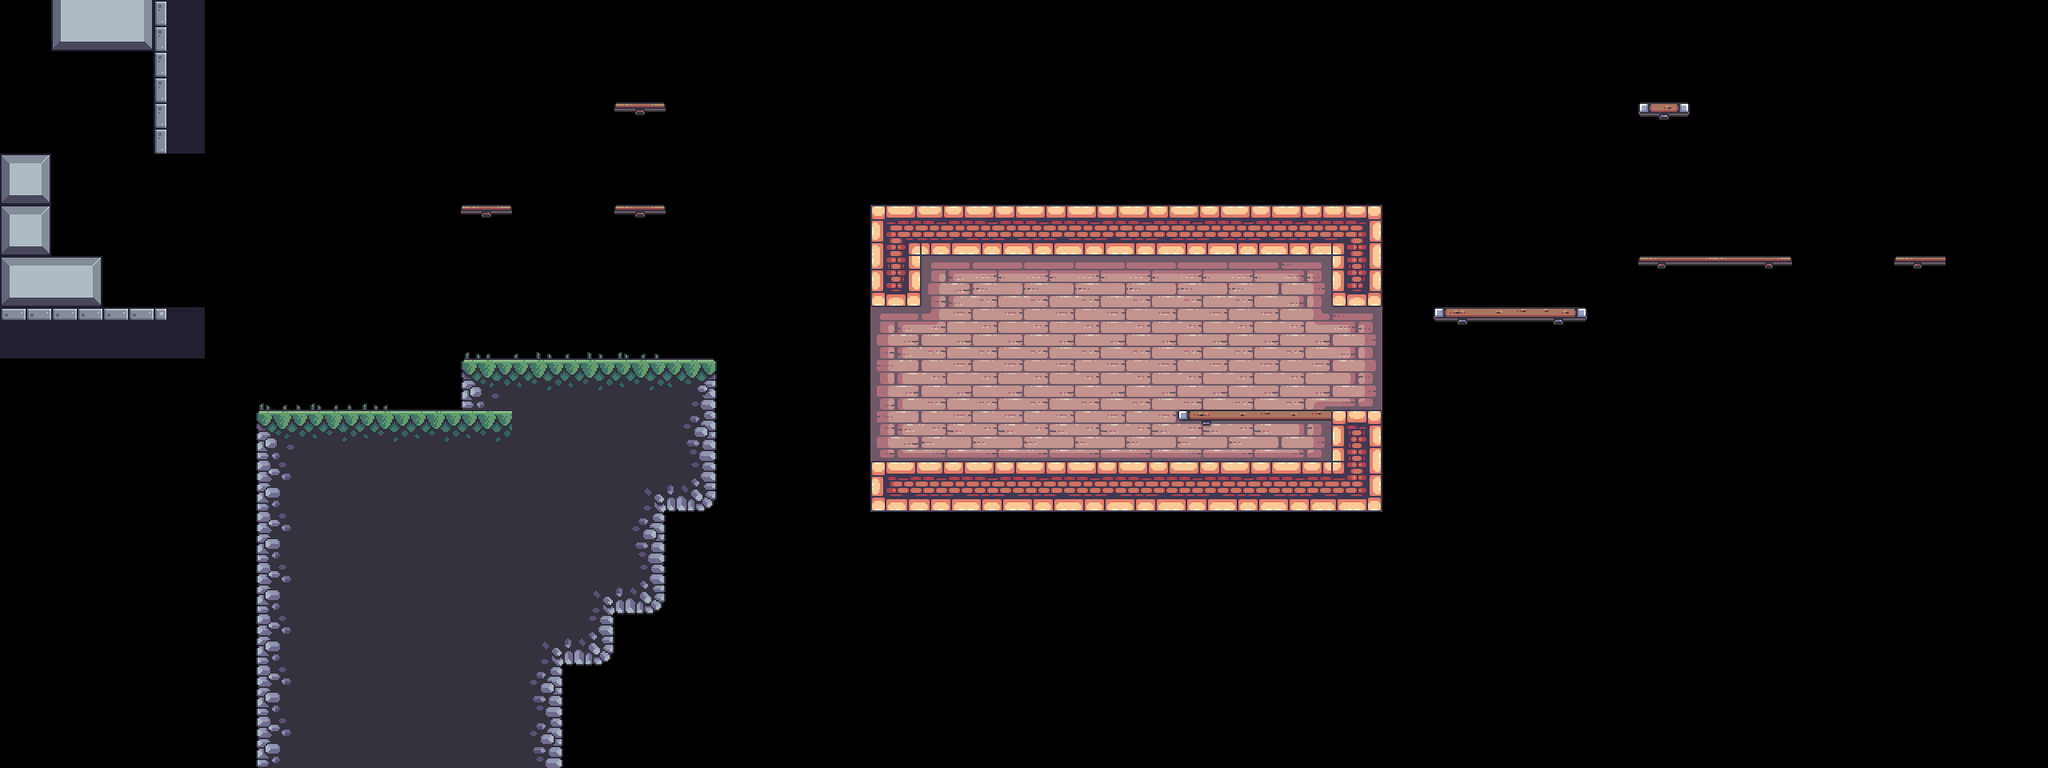

A level layout from a 2D game, rendered from its tile map. Below: a short description, then the map file with tile-grid data replaced by summaries:
An orthogonal 40x15 tile map with 64x64 px tiles, 4 tile layers (BG, Terrain, Platforms, FG), 8 tilesets and 52 objects (9x static, 4x skull, 3x palm_small, 3x saw, 2x candle, ...).

<map version="1.10" tiledversion="1.10.2" orientation="orthogonal" renderorder="right-down" width="40" height="15" tilewidth="64" tileheight="64" infinite="0" nextlayerid="15" nextobjectid="84">
 <tileset firstgid="1" source="../tilesets/outside.tsx" />
 <tileset firstgid="49" source="../tilesets/items.tsx" />
 <tileset firstgid="54" source="../tilesets/inside.tsx" />
 <tileset firstgid="150" source="../tilesets/extra.tsx" />
 <tileset firstgid="216" source="../tilesets/objects.tsx" />
 <tileset firstgid="244" source="../tilesets/platforms.tsx" />
 <tileset firstgid="252" source="../tilesets/enemies.tsx" />
 <tileset firstgid="252" source="../tilesets/grass.tsx" />
 <layer id="9" name="BG" width="40" height="15">
  <data>[600 cells, 37 non-empty, 11 distinct tile ids]</data>
 </layer>
 <objectgroup id="12" name="BG details" class="window">
  <object id="49" name="candle" gid="231" x="1152.5" y="503" width="64" height="64" />
  <object id="50" name="candle" gid="231" x="1411" y="504.5" width="64" height="64" />
  <object id="51" name="window" gid="232" x="1560.5" y="424.5" width="64" height="64" />
  <object id="52" name="window" gid="232" x="1208.5" y="438.5" width="64" height="64" />
  <object id="53" name="big_chain" gid="233" x="1344" y="438" width="64" height="116" />
  <object id="54" name="small_chain" gid="234" x="1434.67" y="382.333" width="64" height="62" />
  <object id="55" name="static" gid="235" x="1381" y="574" width="14" height="34" />
  <object id="56" name="static" gid="236" x="1582.67" y="575" width="30" height="14" />
  <object id="57" name="static" gid="237" x="1309.67" y="575" width="14" height="28" />
  <object id="58" name="static" gid="238" x="1246.67" y="574.667" width="24" height="14" />
  <object id="59" name="static" gid="239" x="1452.67" y="573.333" width="42" height="44" />
  <object id="60" name="static" gid="240" x="1591" y="572.333" width="42" height="44" />
  <object id="61" name="static" gid="241" x="1498" y="502" width="52" height="178" />
  <object id="62" name="static" gid="242" x="1268.67" y="501.333" width="52" height="178" />
  <object id="63" name="static" gid="243" x="1094" y="575" width="82" height="98" />
 </objectgroup>
 <layer id="1" name="Terrain" width="40" height="15">
  <data>[600 cells, 94 non-empty, 23 distinct tile ids]</data>
 </layer>
 <layer id="5" name="Platforms" width="40" height="15">
  <data>[600 cells, 14 non-empty, 8 distinct tile ids]</data>
 </layer>
 <layer id="10" name="FG" width="40" height="15">
  <data>[600 cells, 7 non-empty, 3 distinct tile ids]</data>
 </layer>
 <objectgroup id="4" name="Objects">
  <object id="4" name="flag" gid="219" x="1664" y="256" width="68" height="186" />
  <object id="6" name="crate" gid="218" x="494.5" y="513.25" width="50" height="36" />
  <object id="7" name="crate" gid="218" x="525.5" y="477.25" width="50" height="36" />
  <object id="9" name="barrel" gid="216" x="530.5" y="513" width="46" height="50" />
  <object id="11" name="palm_large" gid="220" x="306.333" y="546" width="78" height="136" />
  <object id="12" name="palm_small" gid="222" x="1095.33" y="277.33" width="80" height="103" />
  <object id="13" name="palm_small" gid="222" x="1245.33" y="261.33" width="80" height="103" />
  <object id="14" name="palm_small" gid="222" x="1202" y="287.33" width="80" height="103" />
  <object id="15" name="player" gid="223" x="645.62" y="389.485" width="74" height="56" />
  <object id="27" name="palm_bg" gid="217" x="768" y="448" width="128" height="128" />
  <object id="43" name="palm_bg_left" gid="228" x="245" y="562" width="104" height="106" />
  <object id="44" name="palm_bg_right" gid="229" x="866" y="496" width="104" height="106" />
  <object id="65" name="saw" x="64" y="576" width="64" height="64">
   <properties>
    <property name="speed" type="int" value="0" />
   </properties>
  </object>
  <object id="69" name="floor_spike" gid="226" x="64" y="320" width="64" height="64">
   <properties>
    <property name="inverted" type="bool" value="false" />
   </properties>
  </object>
  <object id="71" name="floor_spike" gid="1073742050" x="64" y="128" width="64" height="64">
   <properties>
    <property name="inverted" type="bool" value="true" />
   </properties>
  </object>
  <object id="81" name="checkpoint_flag" gid="219" x="798" y="85.333" width="57.3333" height="148.667" />
 </objectgroup>
 <objectgroup id="13" name="Moving Objects">
  <object id="66" name="boat" x="1790.67" y="619.333" width="768" height="38">
   <properties>
    <property name="flip" type="bool" value="true" />
    <property name="platform" type="bool" value="true" />
    <property name="speed" type="int" value="60" />
   </properties>
  </object>
  <object id="67" name="saw" x="0" y="512" width="300" height="10">
   <properties>
    <property name="flip" type="bool" value="false" />
    <property name="platform" type="bool" value="false" />
    <property name="speed" type="int" value="60" />
   </properties>
  </object>
  <object id="68" name="saw" x="182" y="536" width="10" height="320">
   <properties>
    <property name="flip" type="bool" value="false" />
    <property name="platform" type="bool" value="false" />
    <property name="speed" type="int" value="100" />
   </properties>
  </object>
  <object id="73" name="spike" gid="227" x="384" y="256" width="54" height="54">
   <properties>
    <property name="end_angle" type="int" value="180" />
    <property name="platform" type="bool" value="false" />
    <property name="radius" type="int" value="100" />
    <property name="speed" type="int" value="50" />
    <property name="start_angle" type="int" value="0" />
   </properties>
  </object>
  <object id="74" name="helicopter" x="341" y="114" width="10" height="320">
   <properties>
    <property name="flip" type="bool" value="false" />
    <property name="platform" type="bool" value="true" />
    <property name="speed" type="int" value="100" />
   </properties>
  </object>
  <object id="75" name="helicopter" x="657" y="177" width="300" height="10">
   <properties>
    <property name="flip" type="bool" value="false" />
    <property name="platform" type="bool" value="true" />
    <property name="speed" type="int" value="60" />
   </properties>
  </object>
 </objectgroup>
 <objectgroup id="7" name="Items">
  <object id="22" name="diamond" gid="49" x="512" y="384" width="64" height="64" />
  <object id="23" name="gold" gid="50" x="1088" y="448" width="64" height="64" />
  <object id="24" name="potion" gid="51" x="512" y="320" width="64" height="64" />
  <object id="25" name="silver" gid="52" x="704" y="256" width="64" height="64" />
  <object id="26" name="skull" gid="53" x="576" y="256" width="64" height="64" />
  <object id="78" name="skull" gid="53" x="576" y="64" width="64" height="64" />
  <object id="79" name="skull" gid="53" x="832" y="128" width="64" height="64" />
  <object id="80" name="skull" gid="53" x="704" y="64" width="64" height="64" />
 </objectgroup>
 <objectgroup id="6" name="Enemies">
  <object id="36" name="shell" gid="224" x="192" y="384" width="76" height="46">
   <properties>
    <property name="reverse" type="bool" value="true" />
   </properties>
  </object>
  <object id="38" name="tooth" gid="225" x="1344" y="576" width="48" height="46" />
  <object id="39" name="shell" gid="224" x="576" y="448" width="76" height="46">
   <properties>
    <property name="reverse" type="bool" value="false" />
   </properties>
  </object>
  <object id="76" name="tooth" gid="225" x="1408" y="256" width="48" height="46" />
  <object id="83" name="boss" gid="224" x="2031" y="330" width="234" height="143">
   <properties>
    <property name="reverse" type="bool" value="true" />
   </properties>
  </object>
 </objectgroup>
 <objectgroup id="2" name="Water">
  <!-- 1 objects omitted --></objectgroup>
 <objectgroup id="8" name="Data">
  <!-- 1 objects omitted --></objectgroup>
</map>
<!-- 2 of 52 objects omitted -->
